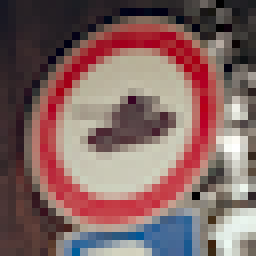
#> input picture downloaded/tank.png, 32 x 32 px (shown 8 times larger)
$ jupyter execute --allow-errors Traffic_Sign_Classifier.ipynb   (shell and % lines are left out)   (older library calls are emulated)
#> lines starting #> are read from the running program, lines starting #| are printed output that depends on the picture
# Self-Driving Car Engineer Nanodegree

## Deep Learning

## Project: Build a Traffic Sign Recognition Classifier

For this project, we can see each of the following setups as outlined below, for necessary completion of the rubric points.  The next 5 sections expound on these details.

1. Load the data set
2. Explore, summarize and visualize the data set
3. Design, train and test a model architecture
4. Use the model to make predictions on new images
5. Analyze the softmax probabilities of the new images
6. Summarize the results with a written report

 This here Jupyter notebook is the written report!

---
## Step 0: All needed imports

Useful for testing if environment is ready to rip

[cell 1]
import csv
import matplotlib.pyplot as plt
import matplotlib.image as mpimg
import numpy as np
import pickle
import random

from sklearn.utils import shuffle
from sklearn.model_selection import train_test_split

import tensorflow as tf
from tensorflow.contrib.layers import flatten

print('Loaded all imports!')

---
## Step 1: Load the data set

Retreived file via curl piping into a zip file and extracting.  Per project description, [dataset may be found at the provided link](https://d17h27t6h515a5.cloudfront.net/topher/2017/February/5898cd6f_traffic-signs-data/traffic-signs-data.zip)

[cell 2]
# Load pickled data

training_file   = './train.p'
validation_file = './valid.p'
testing_file    = './test.p'

# sign names for labels
names_file      = './signnames.csv'

#> (the rest of this cell did not finish here and is left out)

---
## Step 2: Dataset Summary & Exploration

The next few section provide a snapshot of the data and visualizes some examples.

### Here is Basic Summary of the Data Set

#> (a cell that did not finish here is left out)

### here is an exploratory visualization of the dataset

As can be clearly seen, the distribution of classes if very uneven

[cell 4]

plt.title("Distribution of classes")
plt.ylabel('Number of samples (of each sign class)')
#> (the rest of this cell did not finish here and is left out)

### ...and finally,  a sampling of some images from the dataset

I ran this after shuffling and normalizing the dataset.  Hence no need to randomize index. Commented in case needed

#> (a cell that did not finish here is left out)

----

## Step 3: Design, train and test a model architecture

Here we setup the model architecture, pre-process the data and other fun things.

### Pre-process the Data Set (normalization, grayscale, etc.)

#> (a cell that did not finish here is left out)

[cell 7]
# [7 lines left out: function grayscale, not called in this run]

new_X_train = []
#> (the rest of this cell did not finish here and is left out)

[cell 8]
def rough_normalization(pixels):
    return (pixels - 128) / 128

#> (the rest of this cell did not finish here and is left out)

### Model Architecture
#### Description

I feel the code below provides some of the relevant hyper-parameters used for tuning and the deep network architecture.  This is basically a copy of the LeNet solution, with DropOut and regularization added being the main difference.  In addition, one of the fully-connected layers was dropped.  The other main difference is the depths for the convolution layers were upped a bit more as the LeNet solution was for 10 classes, and since we have 43, there are surely more finer-grained features to learn.

[cell 9]
EPOCHS = 1500
BATCH_SIZE = 2048 #orig 128
# Arguments used for tf.truncated_normal, randomly defines variables for the weights and biases for each layer
mu = 0
sigma = 0.18

# Declaring weights outside method for access later.  CLEANME: Move this to a proper class
depth_conv1 = 30
depth_conv2 = 60
depth_conv3 = 120
size_fc_1 = 120
size_fc_2 = 45

#> (the rest of this cell did not finish here and is left out)

### Train, Validate and Test the Model

[cell 10]

rate = 0.000675
largeBiasPenalty = 0.055
keep_probability = 0.73

#> (the rest of this cell did not finish here and is left out)

And what do we get!!??  PASS!!!!  Kinda...

#> (a cell that did not finish here is left out)

Below preserves the one time I actually got the required accuracy.  Yes, its dependent on how the dataset is shuffled, but I have spent too long on this project, need to catch up with the rest of the class!

#> (a cell that did not finish here is left out)

---
## Step 4: Use the model to make predictions on new images

Here we download 5 images from the web to test our dataset against.  I added a sixth image.  For some silly reason when I first started, I sought out traffic signs that are _not_ in the dataset (we, afterall, have a test set for verifying overall accuracy anyway).  So I included a sixth one, a Tank-cross sign, which doesn't exist in the dataset, to see how easily the model may be fooled.

### Load and Output the Images

[cell 13]
# class id = NONE!
tank = mpimg.imread('downloaded/tank.png')
#> tank is the input picture: shape (32, 32, 3) float32; mean R, G, B 0.511, 0.395, 0.387
print('size of tank: {} '.format(np.shape(tank)))
#| size of tank: (32, 32, 3)

# It seems like mpimg is already 'normalizing' the images as we read them.  Or it was OSX Preview as I reshapped the classes.
#print('full output of tank: {}'.format(tank))
#print('normalizing tank: {}'.format(normalize(tank)))

plt.title('TANK!')
plt.imshow(tank)
plt.show()

# class id = 31
wild_animals = mpimg.imread('downloaded/847px-Zeichen_142-10_-_Wildwechsel,_Aufstellung_rechts,_StVO_1992.svg.png')
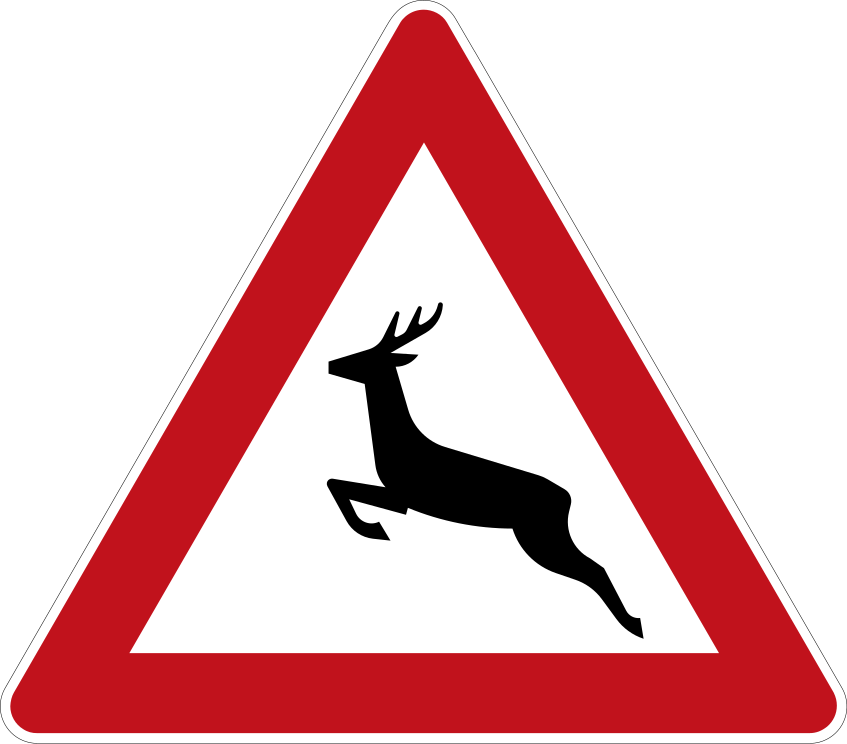
#> input picture downloaded/847px-Zeichen_142-10_-_Wildwechsel,_Aufstellung_rechts,_StVO_1992.svg.png, 847 x 744 px
#> wild_animals is the input picture: shape (744, 847, 4) float32; mean R, G, B, A 0.447, 0.26, 0.27, 0.554
print('size of animal: {} '.format(np.shape(wild_animals)))
#| size of animal: (744, 847, 4)
plt.title('Wild Animal Xing')
plt.imshow(wild_animals)
plt.show()

# class id = 18
general_caution = mpimg.imread('downloaded/Zeichen_101_-_Gefahrstelle,_StVO_1970.svg.png')
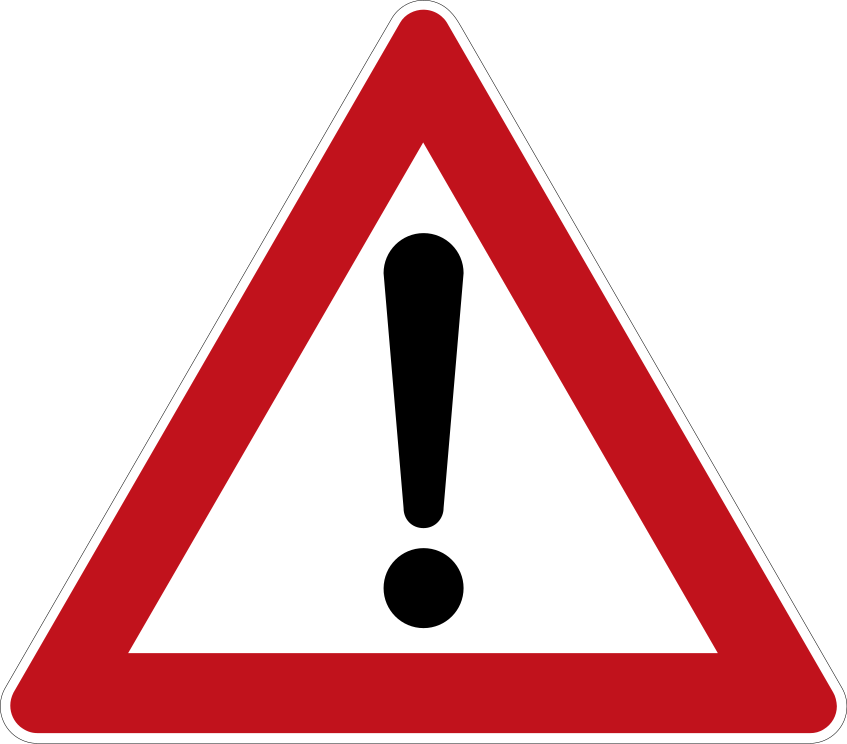
#> input picture downloaded/Zeichen_101_-_Gefahrstelle,_StVO_1970.svg.png, 847 x 744 px
#> general_caution is the input picture: shape (744, 847, 4) float32; mean R, G, B, A 0.449, 0.262, 0.272, 0.554
print('size of general_caution: {} '.format(np.shape(general_caution)))
#| size of general_caution: (744, 847, 4)
plt.title('General Caution')
plt.imshow(general_caution)
plt.show()

# class id = 19
dangerous_left = mpimg.imread('downloaded/Zeichen_103-10_-_Kurve_(links),_StVO_1992.svg.png')
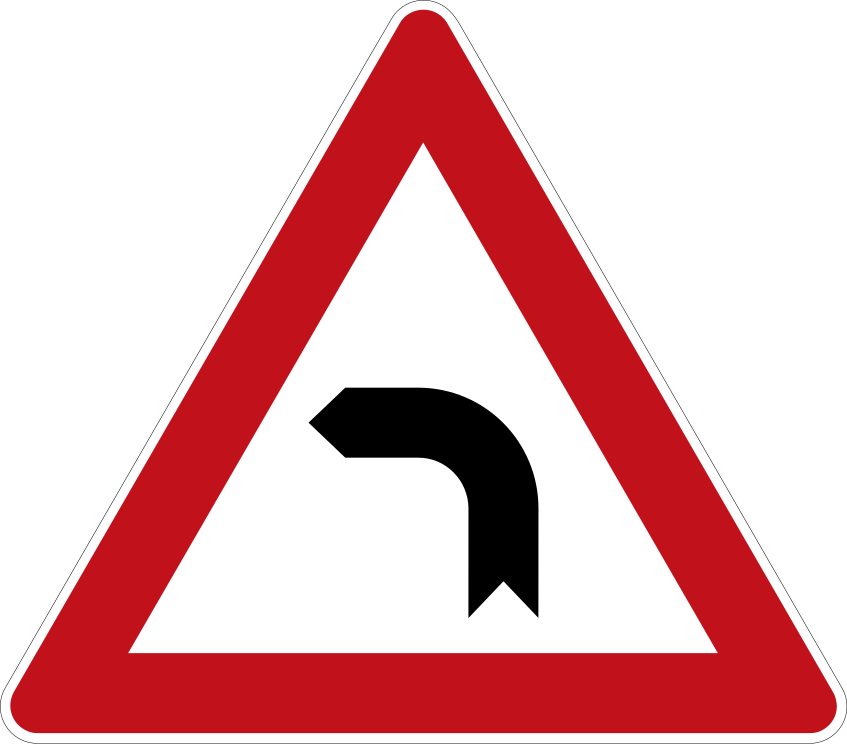
#> input picture downloaded/Zeichen_103-10_-_Kurve_(links),_StVO_1992.svg.png, 847 x 744 px
#> dangerous_left is the input picture: shape (744, 847, 4) float32; mean R, G, B, A 0.449, 0.263, 0.272, 0.554
print('size of dangerous_left: {} '.format(np.shape(dangerous_left)))
#| size of dangerous_left: (744, 847, 4)
plt.title('Dangerous curve to the left')
plt.imshow(dangerous_left)
plt.show()


# class id = 3
kph_60 = mpimg.imread('downloaded/Zeichen_274-56.svg.png')
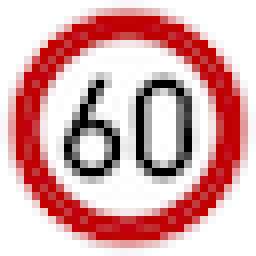
#> input picture downloaded/Zeichen_274-56.svg.png, 32 x 32 px (shown 8 times larger)
#> kph_60 is the input picture: shape (32, 32, 3) float32; mean R, G, B 0.852, 0.664, 0.667
print('size of kph_60: {} '.format(np.shape(kph_60)))
#| size of kph_60: (32, 32, 3)
plt.title('60 KM/h')
plt.imshow(kph_60)
plt.show()

# class id 1
kph_30 = mpimg.imread('downloaded/Zeichen_274.1_-_Beginn_einer_Tempo_30-Zone,_StVO_2013.svg.png')
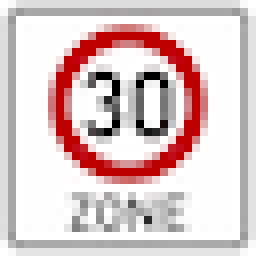
#> input picture downloaded/Zeichen_274.1_-_Beginn_einer_Tempo_30-Zone,_StVO_2013.svg.png, 32 x 32 px (shown 8 times larger)
#> kph_30 is the input picture: shape (32, 32, 3) float32; mean R, G, B 0.865, 0.781, 0.782
print('size of kph_30: {} '.format(np.shape(kph_30)))
#| size of kph_30: (32, 32, 3)
plt.title('Entering 30 KM/h zone')
plt.imshow(kph_30)
plt.show()


X_downloaded = [tank, wild_animals, general_caution, dangerous_left, kph_60, kph_30]
y_downloaded = [-1,31,18,19,3,1]

#> (the rest of this cell did not finish here and is left out)
